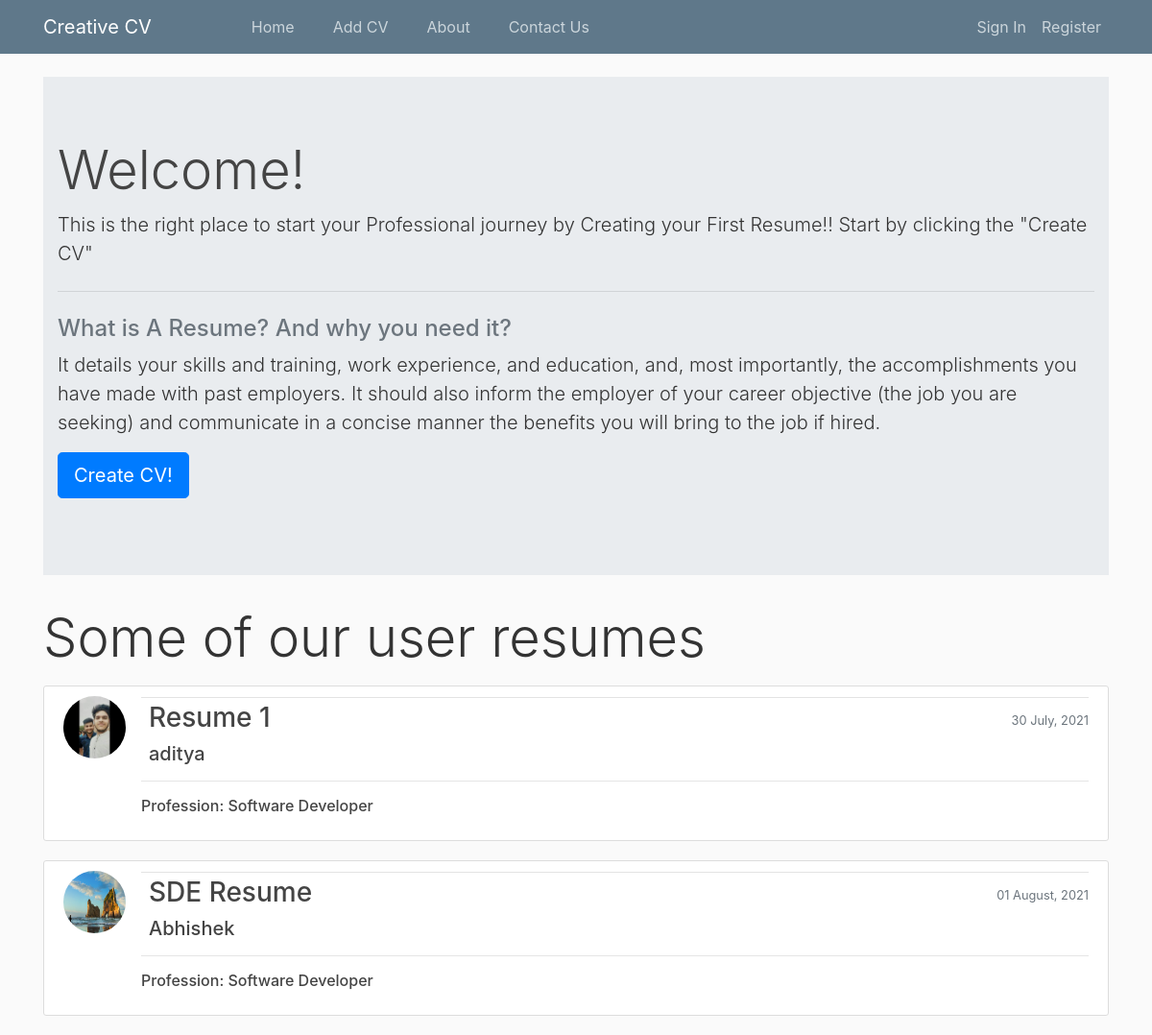
The page / on the database its author committed.
### resume/models.py (models this page shows, shortened)
class Resume(models.Model):
      owner= models.ForeignKey(User, on_delete=models.CASCADE)
      title=models.CharField(max_length=50,default='Resume')
      education=models.TextField(blank=False)
      profession=models.CharField(max_length=100,default='Engineer')
      skills=models.TextField(blank=False)
      experience=models.TextField(blank=True)
      project=models.TextField(blank=True)
      date=models.DateTimeField(default=timezone.now)
      contact=models.TextField(blank=True)

### account/models.py (models this page shows, shortened)
class Profile(models.Model):
      user=models.OneToOneField(User,on_delete=models.CASCADE)
      age=models.IntegerField(blank=False,default=20)
      image=models.ImageField(default='default.jpg', upload_to='profile_pics')

### resume/views.py (the view)
# urls.py: path('',views.ResumeListView.as_view(),name='resume-home'),
class ResumeListView(ListView):
      model=Resume
      template_name='resume/home.html'
      ordering=['date']
      context_object_name='resumes'

### resume/templates/resume/home.html
{% extends 'base.html' %}
      {% block content %}
      <div class="jumbotron jumbotron-fluid">
      <div class="container">
            <h3 class="display-4">Welcome!</h3>
            <p class="lead">
                  This is the right place to start your Professional journey by Creating your First Resume!! Start by clicking the "Create CV"
            </p>
            <hr class="my-4">
            <h4 class="text-muted">What is A Resume? And why you need it?</h4>
            <p class="lead">It details your skills and training, work experience, and education, and, most importantly, the accomplishments you have made with past employers. It should also inform the employer of your career objective (the job you are seeking) and communicate in a concise manner the benefits you will bring to the job if hired.</p>
            <p class="lead">
            <a class="btn btn-primary btn-lg" href="{% url 'resume-create'%}" role="button">Create CV!</a>
            </p>
      </div>
      </div>
      <p class="display-4">Some of our user resumes</p>
            {% for resume in resumes  %}
                  <article class="media content-section">
                        <img src="{{resume.owner.profile.image.url }}" class="rounded-circle article-img">
                        <div class="media-body">
                              <div class="article-metadata">
                              <small class="text-muted float-right mt-3">{{ resume.date|date:"d F, Y"}}</small>
                              </div>
                        <h3><a class="article-title ml-2" href="{% url 'resume-detail' resume.id %}">{{ resume.title }}</a></h3>
                        <h5><a class="article-title ml-2" href="{% url 'user-resume' resume.owner.username %}">{{ resume.owner.username }}</a></h5>
                        <hr>
                        <h6><p class="article-content">Profession: {{ resume.profession }}</p></h6>
                        </div>
                  </article>
            {% endfor %}
      {% endblock content %}

### resume/templates/base.html (shortened to what this page needs)
{% load static %}
<!DOCTYPE html>
<html lang="en">
<head>
      <link rel="stylesheet" href="https://stackpath.bootstrapcdn.com/bootstrap/4.5.0/css/bootstrap.min.css">
      <link rel="stylesheet" href="{% static 'resume/main.css' %}" type="text/css">
</head>
<body>
      {% include 'nav.html' %}
      <main role="main" class="container">
            {% block content %}
            {% endblock content %}
      </main>
</body>
</html>

### resume/templates/nav.html (shortened to what this page needs)
<header class="site-header">
  <nav class="navbar navbar-expand-md navbar-dark bg-steel fixed-top">
    <div class="container">
      <a class="navbar-brand mr-4" href="{% url 'resume-home'%}">Creative CV</a>
      <div class="collapse navbar-collapse" id="navbarToggle">
        <div class="navbar-nav mr-auto ml-5">
          <a class="nav-item nav-link ml-4" href="{% url 'resume-home'%}">Home</a>
          <a class="nav-item nav-link ml-4" href="{% url 'resume-create'%}">Add CV</a>
          <a class="nav-item nav-link ml-4" href="{% url 'resume-about'%}">About </a>
           <a class="nav-item nav-link ml-4" href="{% url 'resume-contact'%}">Contact Us</a>
        </div>
        <div class="navbar-nav">
        {% if user.is_authenticated %}
            <a class="nav-item nav-link" href="{% url 'resume-create'%}">Add CV</a>
            <a class="nav-item nav-link" href="{% url 'users-logout'%}">Log Out</a>
            <a class="nav-item nav-link" href="{% url 'users-profile'%}">My Profile</a>
        {% else %}
            <a class="nav-item nav-link" href="{% url 'users-login'%}">Sign In</a>
            <a class="nav-item nav-link" href="{% url 'users-register'%}">Register</a>
        {% endif %}
        </div>
      </div>
    </div>
  </nav>
</header>

### resume/static/resume/main.css (style rules this page uses)
body { background: #fafafa; color: #333333; margin-top: 5rem; }
h1, h2, h3, h4, h5, h6 { color: #444444; }
.bg-steel { background-color: #5f788a; }
.site-header .navbar-nav .nav-link { color: #cbd5db; }
.content-section { background: #ffffff; padding: 10px 20px; border: 1px solid #dddddd; border-radius: 3px; margin-bottom: 20px; }
.article-title { color: #444444; }
.article-content { white-space: pre-line; }
.article-img { height: 65px; width: 65px; margin-right: 16px; }
.article-metadata { padding-bottom: 1px; margin-bottom: 4px; border-bottom: 1px solid #e3e3e3 }

### rows shown on the page
Resume: owner.profile.image (picture), date "30 July, 2021", title "Resume 1", owner.username "aditya", profession "Software Developer"
Resume: owner.profile.image (picture), date "01 August, 2021", title "SDE Resume", owner.username "Abhishek", profession "Software Developer"
